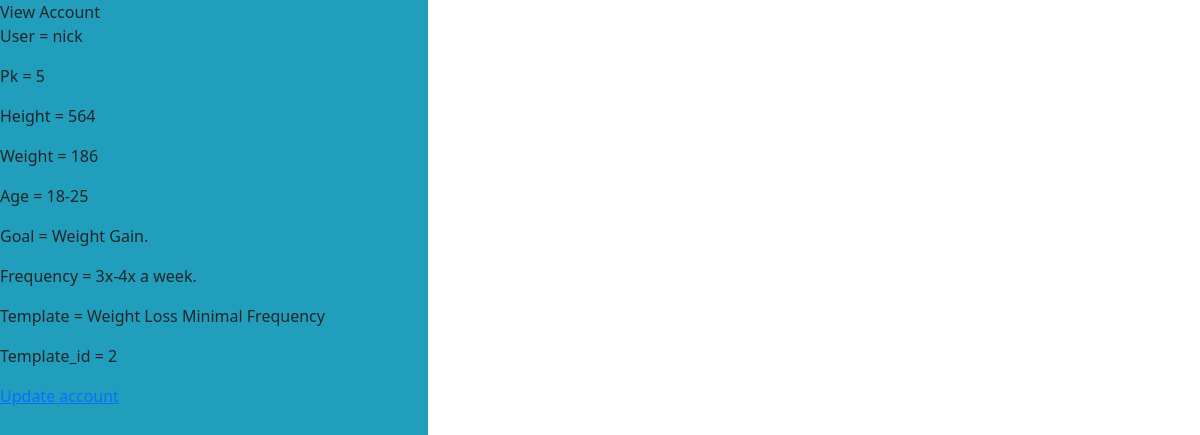
The page /account/ (signed in) on the database as committed earlier.
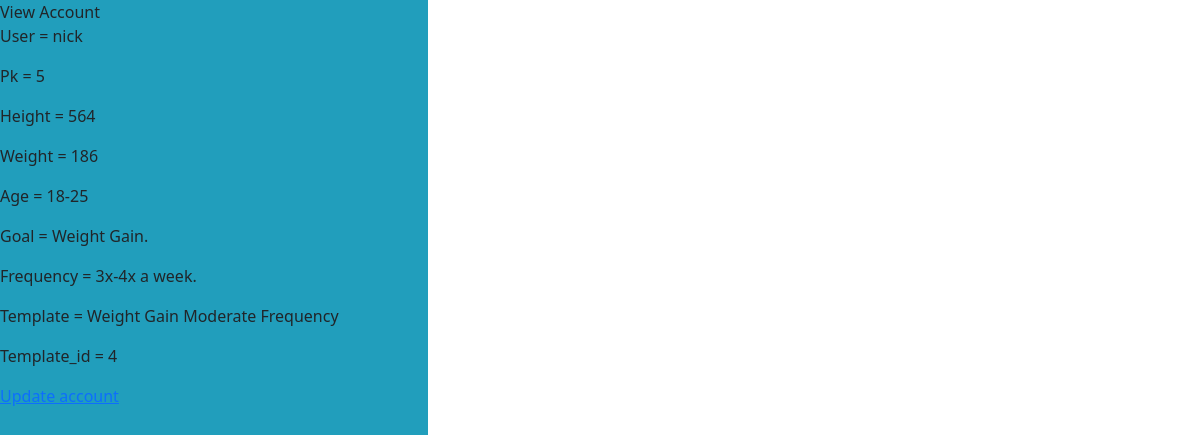
The same page on the database as committed later.
### users/models.py (models this page shows, shortened)
class FitnessUser(AbstractUser):
    first_name = models.CharField(max_length=30)
    last_name = models.CharField(max_length=30)
    email = models.EmailField(max_length=60)
    age_category = models.ForeignKey(
        AgeGroup,
        on_delete=models.CASCADE,
        blank=True,
        null=True
    )
    goal = models.IntegerField(default=1 ,choices=Purpose.choices)
    weight = models.CharField(max_length=30)
    height = models.CharField(max_length=30)
    gender = models.ForeignKey(
        Gender,
        on_delete=models.CASCADE,
        blank=True,
        null=True
    )
    exercise_frequency = models.IntegerField(default=1 ,choices=Frequency.choices)
    template_id = models.ForeignKey(
        Workout_template,
        default=1,
        on_delete=models.CASCADE,
        blank=True,
        null=True
        )
    completed_workouts = models.ManyToManyField(SingleWorkout)

class AgeGroup(models.Model):
    name = models.CharField(max_length=128)
    def __str__(self):
        return self.name

### workout/models.py (models this page shows, shortened)
class Workout_template(models.Model):
    name = models.CharField(max_length=128, default='test template')
    description = models.TextField(default='Test Description')
    goal = models.IntegerField(default=2, choices=Purpose.choices)
    frequency = models.IntegerField(default=1, choices=Frequency.choices)
    weeks = models.ManyToManyField(Week)
    completed_status = models.BooleanField(default=False)
    def __str__(self):
        return self.name

### users/views.py (the view)
# urls.py: path('account/', AccountTemplateView.as_view(), name='account'),
class AccountTemplateView(LoginRequiredMixin, TemplateView):
    model = FitnessUser
    template_name = "users/view_account.html"
    def get_context_data(self, **kwargs):
        user = FitnessUser.objects.get(username=self.request.user)
        return super().get_context_data(**kwargs)

### templates/users/view_account.html (shortened to what this page needs)
{% extends 'base.html' %}
{% block content %}
View Account
{% if request.user.is_authenticated %}
    <p>User = {{ request.user }}</p>
    <p>Pk = {{ request.user.pk }}</p>
    <p>Height = {{ request.user.height }}</p>
    <p>Weight = {{ request.user.weight }}</p>
    <p>Age = {{ request.user.age_category }}</p>
    <p>Goal = {{ request.user.get_goal_display }}</p>
    <p>Frequency = {{ request.user.get_exercise_frequency_display }}</p>
    <p>Template = {{ request.user.template_id }}</p>
    <p>Template_id = {{ request.user.template_id.id }}</p>
    <a href="update/{{request.user.pk}}/">Update account</a>
{% endif %}
{% endblock content %}

### templates/base.html (shortened to what this page needs)
<!DOCTYPE html>
<html lang="en">
{% load static %}
<head>
    <link rel="stylesheet" href="{% static 'css/base.css/' %}">
    <link href="https://cdn.jsdelivr.net/npm/bootstrap@5.2.0-beta1/dist/css/bootstrap.min.css" rel="stylesheet">
</head>
<body>
    <div class="base">
        {% block content %}
        {% endblock content %}
    </div>
</body>
</html>

### static/css/base.css (style rules this page uses)
* { max-width: 428px; max-height: 926px; }
div.base { background-color: #219EBC; position: absolute; top: 0px; right: 0px; bottom: 0px; left: 0px; }
::placeholder { color: #FFB703; }

Rows that differ between the two databases and show on the page:
changed FitnessUser "nick": user.template_id "Weight Loss Minimal Frequency" → "Weight Gain Moderate Frequency"; user.template_id.id "2" → "4"
